Frame 1 (no input): blank canvas, image omitted
Frame 60 (no input): blank canvas, image omitted
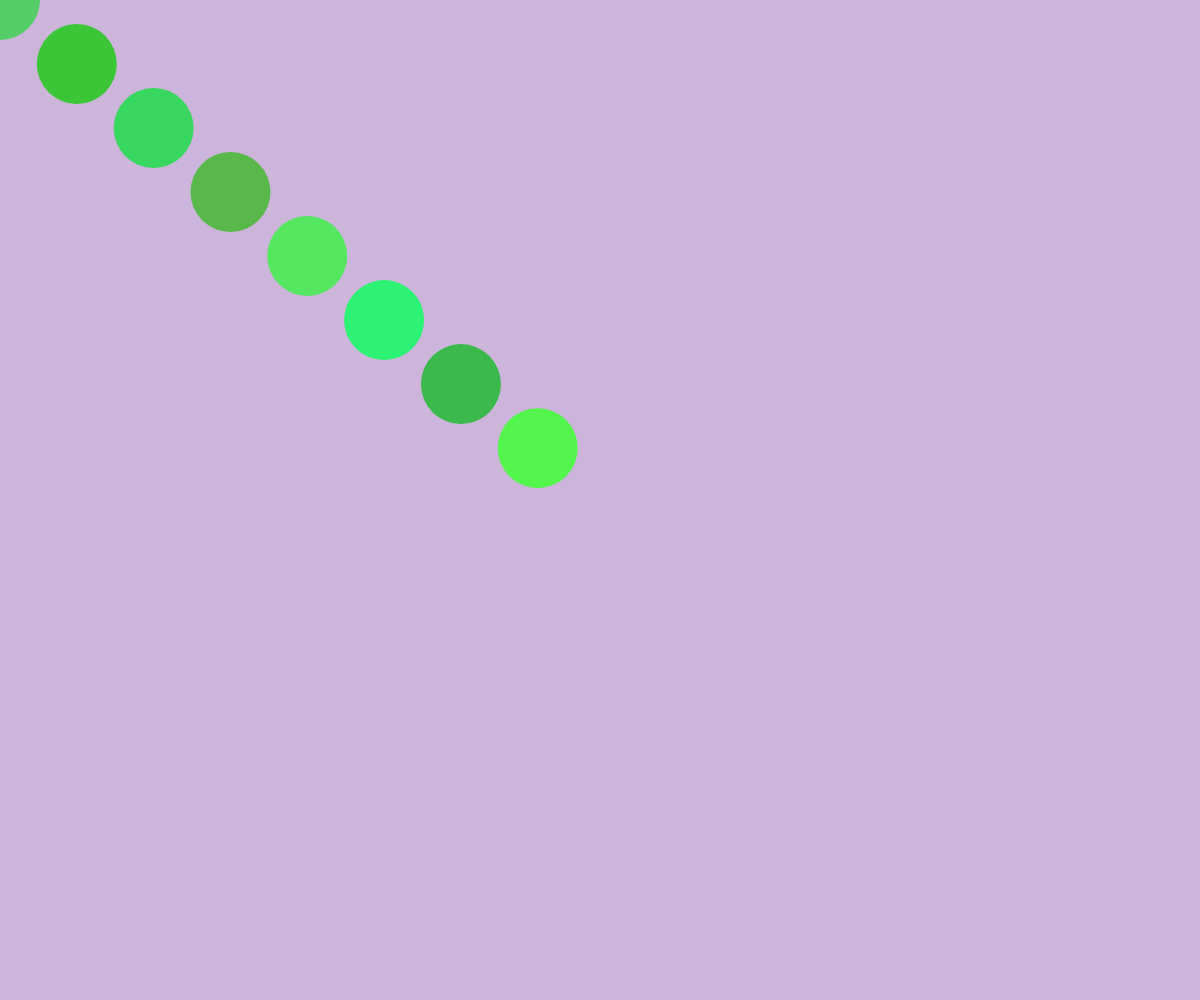
Frame 120 (the mouse pressed at the canvas centre since frame 60)

The p5.js sketch whose frames 1 and 60 were blank and that drew this single picture after the mouse press (run headless with seeded random() and noise() and a simulated clock; from frame 60 on, the mouse is pressed at the canvas centre):

// p5.js sketch
// ── sketch.js
let bgColor;
let snake = []; // 用來儲存蛇的每個環節位置與顏色
let colorMode; // 用來紀錄本次開啟的色系 (0:綠, 1:黑灰, 2:藍)

function setup() {
  createCanvas(windowWidth, windowHeight);
  
  // 背景的三個隨機候選顏色
  let colors = ["#bde0fe", "#e9c46a", "#cdb4db"];
  bgColor = random(colors);
  
  // 隨機決定本次色系：0, 1, 或 2
  colorMode = floor(random(3));
  
  noStroke(); // 讓圓圈沒有邊框，看起來更平滑
}

function draw() {
  background(bgColor);

  // 計算滑鼠目前位置與上一幀位置的距離
  let d = dist(pmouseX, pmouseY, mouseX, mouseY);
  
  // 如果滑鼠有移動，就在路徑上補點。將除數調大（例如 100），確保圓圈之間有空隙
  if (d > 0) {
    let steps = d / 100; 
    for (let i = 0; i < steps; i++) {
      let interX = lerp(pmouseX, mouseX, i / steps);
      let interY = lerp(pmouseY, mouseY, i / steps);
      
      let r, g, b;
      if (colorMode === 0) {
        // 淺綠深綠
        r = random(40, 100);
        g = random(180, 255);
        b = random(40, 120);
      } else if (colorMode === 1) {
        // 黑灰色
        let v = random(20, 150); // 取得一個較暗的亮度值
        r = g = b = v;
      } else {
        // 淺藍深藍
        r = random(30, 120);
        g = random(100, 200);
        b = random(200, 255);
      }
      
      snake.push({ x: interX, y: interY, c: color(r, g, b) });
    }
  }

  // 繪製蛇的身軀：遍歷陣列中的每一個點
  for (let i = 0; i < snake.length; i++) {
    fill(snake[i].c);
    circle(snake[i].x, snake[i].y, 80); // 圓圈進一步加大
  }
}
